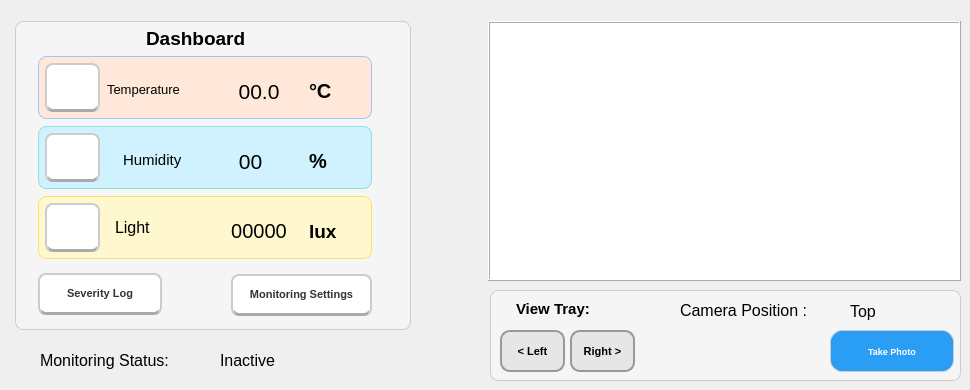
    <widget class="QWidget" name="dashboardPage">
     <widget class="QLabel" name="cameraHome">
      <property name="geometry">
       <rect>
        <x>488</x>
        <y>21</y>
        <width>473</width>
        <height>260</height>
       </rect>
      </property>
      <property name="styleSheet">
       <string notr="true">background-color:white;</string>
      </property>
      <property name="frameShape">
       <enum>QFrame::Box</enum>
      </property>
      <property name="frameShadow">
       <enum>QFrame::Raised</enum>
      </property>
      <property name="text">
       <string/>
      </property>
     </widget>
     <widget class="QFrame" name="dashboardFrame">
      <property name="geometry">
       <rect>
        <x>15</x>
        <y>21</y>
        <width>396</width>
        <height>309</height>
       </rect>
      </property>
      <property name="font">
       <font>
        <pointsize>11</pointsize>
       </font>
      </property>
      <property name="autoFillBackground">
       <bool>false</bool>
      </property>
      <property name="styleSheet">
       <string notr="true">background-color: #f5f5f5;
border: 1px solid #cccccc;
border-radius: 8px;
</string>
      </property>
      <property name="frameShape">
       <enum>QFrame::Box</enum>
      </property>
      <property name="frameShadow">
       <enum>QFrame::Raised</enum>
      </property>
      <property name="lineWidth">
       <number>0</number>
      </property>
      <property name="midLineWidth">
       <number>0</number>
      </property>
      <widget class="QPushButton" name="toSeverityPage">
       <property name="geometry">
        <rect>
         <x>23</x>
         <y>252</y>
         <width>124</width>
         <height>42</height>
        </rect>
       </property>
       <property name="font">
        <font>
         <pointsize>8</pointsize>
         <weight>75</weight>
         <bold>true</bold>
         <strikeout>false</strikeout>
        </font>
       </property>
       <property name="cursor">
        <cursorShape>OpenHandCursor</cursorShape>
       </property>
       <property name="layoutDirection">
        <enum>Qt::LeftToRight</enum>
       </property>
       <property name="autoFillBackground">
        <bool>false</bool>
       </property>
       <property name="styleSheet">
        <string notr="true">background-color: white;
    color: #333;
    border: 2px solid #ccc;
    border-radius: 8px;
    padding: 1px 2px;
    font-weight: bold;
    /* Bayangan halus */
    border-bottom: 3px solid #aaa;</string>
       </property>
       <property name="text">
        <string>Severity Log</string>
       </property>
       <property name="icon">
        <iconset>
         <normaloff>C:/Users/VICTUS/Downloads/6244686.png</normaloff>C:/Users/VICTUS/Downloads/6244686.png</iconset>
       </property>
       <property name="iconSize">
        <size>
         <width>23</width>
         <height>21</height>
        </size>
       </property>
      </widget>
      <widget class="QFrame" name="frameHum">
       <property name="geometry">
        <rect>
         <x>23</x>
         <y>105</y>
         <width>334</width>
         <height>63</height>
        </rect>
       </property>
       <property name="styleSheet">
        <string notr="true">background-color: #d0f2ff;
border: 1px solid #90e0d5;
border-radius: 8px;
</string>
       </property>
       <property name="frameShape">
        <enum>QFrame::StyledPanel</enum>
       </property>
       <property name="frameShadow">
        <enum>QFrame::Raised</enum>
       </property>
       <widget class="QLabel" name="actualHumUnit">
        <property name="geometry">
         <rect>
          <x>271</x>
          <y>21</y>
          <width>39</width>
          <height>28</height>
         </rect>
        </property>
        <property name="font">
         <font>
          <pointsize>15</pointsize>
          <weight>75</weight>
          <bold>true</bold>
         </font>
        </property>
        <property name="styleSheet">
         <string notr="true">border: none;
</string>
        </property>
        <property name="text">
         <string>%</string>
        </property>
       </widget>
       <widget class="QLabel" name="actualHumVal">
        <property name="geometry">
         <rect>
          <x>193</x>
          <y>21</y>
          <width>39</width>
          <height>28</height>
         </rect>
        </property>
        <property name="font">
         <font>
          <pointsize>16</pointsize>
          <weight>50</weight>
          <bold>false</bold>
         </font>
        </property>
        <property name="styleSheet">
         <string notr="true">border: none;
</string>
        </property>
        <property name="text">
         <string>00</string>
        </property>
        <property name="alignment">
         <set>Qt::AlignCenter</set>
        </property>
       </widget>
       <widget class="QLabel" name="humTitle">
        <property name="geometry">
         <rect>
          <x>85</x>
          <y>23</y>
          <width>71</width>
          <height>21</height>
         </rect>
        </property>
        <property name="font">
         <font>
          <pointsize>11</pointsize>
         </font>
        </property>
        <property name="styleSheet">
         <string notr="true">border: none;
</string>
        </property>
        <property name="text">
         <string>Humidity</string>
        </property>
       </widget>
       <widget class="QPushButton" name="toHumPage">
        <property name="geometry">
         <rect>
          <x>7</x>
          <y>7</y>
          <width>55</width>
          <height>49</height>
         </rect>
        </property>
        <property name="font">
         <font>
          <pointsize>14</pointsize>
          <weight>75</weight>
          <bold>true</bold>
         </font>
        </property>
        <property name="autoFillBackground">
         <bool>false</bool>
        </property>
        <property name="styleSheet">
         <string notr="true">background-color: white;
    color: #333;
    border: 2px solid #ccc;
    border-radius: 8px;
    padding: 8px 16px;
    font-weight: bold;
    /* Bayangan halus */
    border-bottom: 3px solid #aaa;</string>
        </property>
        <property name="text">
         <string/>
        </property>
        <property name="icon">
         <iconset>
          <normaloff>download-removebg-preview (1) (1).png</normaloff>download-removebg-preview (1) (1).png</iconset>
        </property>
        <property name="iconSize">
         <size>
          <width>50</width>
          <height>45</height>
         </size>
        </property>
       </widget>
      </widget>
      <widget class="QFrame" name="frameLight">
       <property name="geometry">
        <rect>
         <x>23</x>
         <y>175</y>
         <width>334</width>
         <height>63</height>
        </rect>
       </property>
       <property name="styleSheet">
        <string notr="true">background-color: #fff7cd;
border: 1px solid #ffe066;
border-radius: 8px;
</string>
       </property>
       <property name="frameShape">
        <enum>QFrame::StyledPanel</enum>
       </property>
       <property name="frameShadow">
        <enum>QFrame::Raised</enum>
       </property>
       <widget class="QLabel" name="actualLightUnit">
        <property name="geometry">
         <rect>
          <x>271</x>
          <y>21</y>
          <width>47</width>
          <height>28</height>
         </rect>
        </property>
        <property name="font">
         <font>
          <pointsize>14</pointsize>
          <weight>75</weight>
          <bold>true</bold>
         </font>
        </property>
        <property name="styleSheet">
         <string notr="true">border: none;
</string>
        </property>
        <property name="text">
         <string>lux</string>
        </property>
       </widget>
       <widget class="QLabel" name="lightTitle">
        <property name="geometry">
         <rect>
          <x>77</x>
          <y>21</y>
          <width>47</width>
          <height>21</height>
         </rect>
        </property>
        <property name="font">
         <font>
          <pointsize>12</pointsize>
         </font>
        </property>
        <property name="styleSheet">
         <string notr="true">border: none;
</string>
        </property>
        <property name="text">
         <string>Light</string>
        </property>
       </widget>
       <widget class="QPushButton" name="toLightPage">
        <property name="geometry">
         <rect>
          <x>7</x>
          <y>7</y>
          <width>55</width>
          <height>49</height>
         </rect>
        </property>
        <property name="font">
         <font>
          <pointsize>14</pointsize>
          <weight>75</weight>
          <bold>true</bold>
         </font>
        </property>
        <property name="autoFillBackground">
         <bool>false</bool>
        </property>
        <property name="styleSheet">
         <string notr="true">background-color: white;
    color: #333;
    border: 2px solid #ccc;
    border-radius: 8px;
    padding: 8px 16px;
    font-weight: bold;
    /* Bayangan halus */
    border-bottom: 3px solid #aaa;</string>
        </property>
        <property name="text">
         <string/>
        </property>
        <property name="icon">
         <iconset>
          <normaloff>istockphoto-1191750833-170667a-removebg-preview (1).png</normaloff>istockphoto-1191750833-170667a-removebg-preview (1).png</iconset>
        </property>
        <property name="iconSize">
         <size>
          <width>50</width>
          <height>45</height>
         </size>
        </property>
       </widget>
       <widget class="QLabel" name="actualLightVal">
        <property name="geometry">
         <rect>
          <x>178</x>
          <y>21</y>
          <width>86</width>
          <height>28</height>
         </rect>
        </property>
        <property name="font">
         <font>
          <pointsize>15</pointsize>
          <weight>50</weight>
          <bold>false</bold>
         </font>
        </property>
        <property name="styleSheet">
         <string notr="true">border: none;
</string>
        </property>
        <property name="text">
         <string>00000</string>
        </property>
        <property name="alignment">
         <set>Qt::AlignCenter</set>
        </property>
       </widget>
      </widget>
      <widget class="QFrame" name="frameTemp">
       <property name="geometry">
        <rect>
         <x>23</x>
         <y>35</y>
         <width>334</width>
         <height>63</height>
        </rect>
       </property>
       <property name="styleSheet">
        <string notr="true">background-color: #ffe8da;
border: 1px solid #a0c4ff;
border-radius: 8px;

</string>
       </property>
       <property name="frameShape">
        <enum>QFrame::StyledPanel</enum>
       </property>
       <property name="frameShadow">
        <enum>QFrame::Raised</enum>
       </property>
       <widget class="QLabel" name="actualTempUnit">
        <property name="geometry">
         <rect>
          <x>271</x>
          <y>21</y>
          <width>55</width>
          <height>28</height>
         </rect>
        </property>
        <property name="font">
         <font>
          <pointsize>15</pointsize>
          <weight>75</weight>
          <bold>true</bold>
         </font>
        </property>
        <property name="styleSheet">
         <string notr="true">border: none;
</string>
        </property>
        <property name="text">
         <string>°C</string>
        </property>
       </widget>
       <widget class="QPushButton" name="toTempPage">
        <property name="geometry">
         <rect>
          <x>7</x>
          <y>7</y>
          <width>55</width>
          <height>49</height>
         </rect>
        </property>
        <property name="font">
         <font>
          <pointsize>14</pointsize>
          <weight>75</weight>
          <bold>true</bold>
         </font>
        </property>
        <property name="autoFillBackground">
         <bool>false</bool>
        </property>
        <property name="styleSheet">
         <string notr="true">background-color: white;
    color: #333;
    border: 2px solid #ccc;
    border-radius: 8px;
    padding: 8px 16px;
    font-weight: bold;
    /* Bayangan halus */
    border-bottom: 3px solid #aaa;</string>
        </property>
        <property name="text">
         <string/>
        </property>
        <property name="icon">
         <iconset>
          <normaloff>celsius-temperature-rounded-icon-vector-6461308-removebg-preview (1) (1).png</normaloff>celsius-temperature-rounded-icon-vector-6461308-removebg-preview (1) (1).png</iconset>
        </property>
        <property name="iconSize">
         <size>
          <width>46</width>
          <height>41</height>
         </size>
        </property>
       </widget>
       <widget class="QLabel" name="tempTitle">
        <property name="geometry">
         <rect>
          <x>69</x>
          <y>23</y>
          <width>117</width>
          <height>21</height>
         </rect>
        </property>
        <property name="font">
         <font>
          <pointsize>10</pointsize>
         </font>
        </property>
        <property name="styleSheet">
         <string notr="true">border: none;
</string>
        </property>
        <property name="text">
         <string>Temperature</string>
        </property>
       </widget>
       <widget class="QLabel" name="actualTempVal">
        <property name="geometry">
         <rect>
          <x>186</x>
          <y>21</y>
          <width>70</width>
          <height>28</height>
         </rect>
        </property>
        <property name="font">
         <font>
          <pointsize>16</pointsize>
          <weight>50</weight>
          <bold>false</bold>
         </font>
        </property>
        <property name="styleSheet">
         <string notr="true">border: none;
</string>
        </property>
        <property name="text">
         <string>00.0</string>
        </property>
        <property name="alignment">
         <set>Qt::AlignCenter</set>
        </property>
       </widget>
      </widget>
      <widget class="QLabel" name="dashboardTitle">
       <property name="geometry">
        <rect>
         <x>131</x>
         <y>7</y>
         <width>131</width>
         <height>21</height>
        </rect>
       </property>
       <property name="font">
        <font>
         <pointsize>14</pointsize>
         <weight>75</weight>
         <bold>true</bold>
        </font>
       </property>
       <property name="styleSheet">
        <string notr="true">border: none;
</string>
       </property>
       <property name="text">
        <string>Dashboard</string>
       </property>
      </widget>
     </widget>
     <widget class="QPushButton" name="toMonitoringSettings">
      <property name="geometry">
       <rect>
        <x>231</x>
        <y>274</y>
        <width>141</width>
        <height>42</height>
       </rect>
      </property>
      <property name="font">
       <font>
        <pointsize>8</pointsize>
        <weight>75</weight>
        <italic>false</italic>
        <bold>true</bold>
        <kerning>true</kerning>
       </font>
      </property>
      <property name="styleSheet">
       <string notr="true">background-color: white;
    color: #333;
    border: 2px solid #ccc;
    border-radius: 8px;
    padding: 1px 2px;
    font-weight: bold;
    /* Bayangan halus */
    border-bottom: 3px solid #aaa;</string>
      </property>
      <property name="text">
       <string>Monitoring Settings</string>
      </property>
     </widget>
     <widget class="QFrame" name="trayFrame">
      <property name="geometry">
       <rect>
        <x>490</x>
        <y>290</y>
        <width>471</width>
        <height>91</height>
       </rect>
      </property>
      <property name="styleSheet">
       <string notr="true">background-color: #f5f5f5;
border: 1px solid #cccccc;
border-radius: 8px;
</string>
      </property>
      <property name="frameShape">
       <enum>QFrame::StyledPanel</enum>
      </property>
      <property name="frameShadow">
       <enum>QFrame::Raised</enum>
      </property>
      <widget class="QPushButton" name="viewTray_L">
       <property name="geometry">
        <rect>
         <x>10</x>
         <y>40</y>
         <width>65</width>
         <height>42</height>
        </rect>
       </property>
       <property name="font">
        <font>
         <pointsize>8</pointsize>
         <weight>75</weight>
         <bold>true</bold>
        </font>
       </property>
       <property name="styleSheet">
        <string notr="true">QPushButton {
    background-color: #e6e6e6;
    border: 2px solid #999;
    border-radius: 10px;
    padding: 1px 1px;
    font-weight: bold;
}
QPushButton:hover {
    background-color: #dcdcdc;
}
QPushButton:pressed {
    background-color: #bfbfbf;
}
</string>
       </property>
       <property name="text">
        <string>&lt; Left</string>
       </property>
       <property name="iconSize">
        <size>
         <width>31</width>
         <height>28</height>
        </size>
       </property>
      </widget>
      <widget class="QLabel" name="positionTitle">
       <property name="geometry">
        <rect>
         <x>190</x>
         <y>10</y>
         <width>171</width>
         <height>21</height>
        </rect>
       </property>
       <property name="font">
        <font>
         <pointsize>12</pointsize>
        </font>
       </property>
       <property name="styleSheet">
        <string notr="true">border: none</string>
       </property>
       <property name="text">
        <string>Camera Position :</string>
       </property>
      </widget>
      <widget class="QPushButton" name="takePhoto">
       <property name="geometry">
        <rect>
         <x>340</x>
         <y>40</y>
         <width>124</width>
         <height>42</height>
        </rect>
       </property>
       <property name="font">
        <font>
         <pointsize>7</pointsize>
         <weight>75</weight>
         <bold>true</bold>
        </font>
       </property>
       <property name="styleSheet">
        <string notr="true">QPushButton {
    background-color: #2a9df4;
    color: white;
    font-weight: bold;
    border-radius: 12px;
    padding: 1px 1px;
}
QPushButton:hover {
    background-color: #1a8ce0;
}
QPushButton:pressed {
    background-color: #147ac6;
}
</string>
       </property>
       <property name="text">
        <string>Take Photo</string>
       </property>
       <property name="iconSize">
        <size>
         <width>23</width>
         <height>21</height>
        </size>
       </property>
      </widget>
      <widget class="QLabel" name="label_9">
       <property name="geometry">
        <rect>
         <x>26</x>
         <y>3</y>
         <width>101</width>
         <height>31</height>
        </rect>
       </property>
       <property name="font">
        <font>
         <pointsize>11</pointsize>
         <weight>75</weight>
         <bold>true</bold>
        </font>
       </property>
       <property name="styleSheet">
        <string notr="true">border: none</string>
       </property>
       <property name="text">
        <string>View Tray:</string>
       </property>
      </widget>
      <widget class="QPushButton" name="viewTray_R">
       <property name="geometry">
        <rect>
         <x>80</x>
         <y>40</y>
         <width>65</width>
         <height>42</height>
        </rect>
       </property>
       <property name="font">
        <font>
         <pointsize>8</pointsize>
         <weight>75</weight>
         <bold>true</bold>
        </font>
       </property>
       <property name="styleSheet">
        <string notr="true">QPushButton {
    background-color: #e6e6e6;
    border: 2px solid #999;
    border-radius: 10px;
    padding: 1px 1px;
    font-weight: bold;
}
QPushButton:hover {
    background-color: #dcdcdc;
}
QPushButton:pressed {
    background-color: #bfbfbf;
}
</string>
       </property>
       <property name="text">
        <string>Right &gt;</string>
       </property>
       <property name="iconSize">
        <size>
         <width>31</width>
         <height>28</height>
        </size>
       </property>
      </widget>
      <widget class="QLabel" name="actPosition">
       <property name="geometry">
        <rect>
         <x>360</x>
         <y>6</y>
         <width>91</width>
         <height>31</height>
        </rect>
       </property>
       <property name="font">
        <font>
         <pointsize>12</pointsize>
        </font>
       </property>
       <property name="styleSheet">
        <string notr="true">border: none</string>
       </property>
       <property name="text">
        <string>Top</string>
       </property>
      </widget>
     </widget>
     <widget class="QLabel" name="monitoringStatus">
      <property name="geometry">
       <rect>
        <x>40</x>
        <y>340</y>
        <width>171</width>
        <height>41</height>
       </rect>
      </property>
      <property name="font">
       <font>
        <pointsize>12</pointsize>
       </font>
      </property>
      <property name="text">
       <string>Monitoring Status:</string>
      </property>
     </widget>
     <widget class="QLabel" name="actStatus">
      <property name="geometry">
       <rect>
        <x>220</x>
        <y>340</y>
        <width>81</width>
        <height>41</height>
       </rect>
      </property>
      <property name="font">
       <font>
        <pointsize>12</pointsize>
       </font>
      </property>
      <property name="text">
       <string>Inactive</string>
      </property>
     </widget>
     <zorder>trayFrame</zorder>
     <zorder>dashboardFrame</zorder>
     <zorder>cameraHome</zorder>
     <zorder>toMonitoringSettings</zorder>
     <zorder>monitoringStatus</zorder>
     <zorder>actStatus</zorder>
    </widget>
